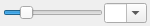
<ui version="4.0">
 <class>ZoomControlClass</class>
 <widget class="QWidget" name="ZoomControlClass">
  <property name="geometry">
   <rect>
    <x>0</x>
    <y>0</y>
    <width>150</width>
    <height>26</height>
   </rect>
  </property>
  <property name="sizePolicy">
   <sizepolicy vsizetype="Fixed" hsizetype="Fixed">
    <horstretch>0</horstretch>
    <verstretch>0</verstretch>
   </sizepolicy>
  </property>
  <property name="minimumSize">
   <size>
    <width>150</width>
    <height>25</height>
   </size>
  </property>
  <property name="maximumSize">
   <size>
    <width>150</width>
    <height>16777215</height>
   </size>
  </property>
  <property name="baseSize">
   <size>
    <width>150</width>
    <height>25</height>
   </size>
  </property>
  <property name="windowTitle">
   <string>ZoomControl</string>
  </property>
  <property name="toolTip">
   <string>Image Zooming Control</string>
  </property>
  <property name="statusTip">
   <string>Adjust the image zoom factor</string>
  </property>
  <layout class="QHBoxLayout">
   <property name="spacing">
    <number>1</number>
   </property>
   <property name="margin">
    <number>1</number>
   </property>
   <item>
    <layout class="QHBoxLayout" name="layGeneral">
     <property name="spacing">
      <number>1</number>
     </property>
     <property name="margin">
      <number>2</number>
     </property>
     <item>
      <widget class="QSlider" name="zoomSlider">
       <property name="minimumSize">
        <size>
         <width>100</width>
         <height>0</height>
        </size>
       </property>
       <property name="minimum">
        <number>10</number>
       </property>
       <property name="maximum">
        <number>500</number>
       </property>
       <property name="value">
        <number>100</number>
       </property>
       <property name="tracking">
        <bool>false</bool>
       </property>
       <property name="orientation">
        <enum>Qt::Horizontal</enum>
       </property>
      </widget>
     </item>
     <item>
      <widget class="QComboBox" name="cbZoom">
       <property name="minimumSize">
        <size>
         <width>40</width>
         <height>0</height>
        </size>
       </property>
       <property name="editable">
        <bool>true</bool>
       </property>
       <property name="maxCount">
        <number>20</number>
       </property>
       <property name="insertPolicy">
        <enum>QComboBox::NoInsert</enum>
       </property>
      </widget>
     </item>
    </layout>
   </item>
  </layout>
 </widget>
 <layoutdefault spacing="6" margin="11" />
 <resources />
 <connections />
</ui>
